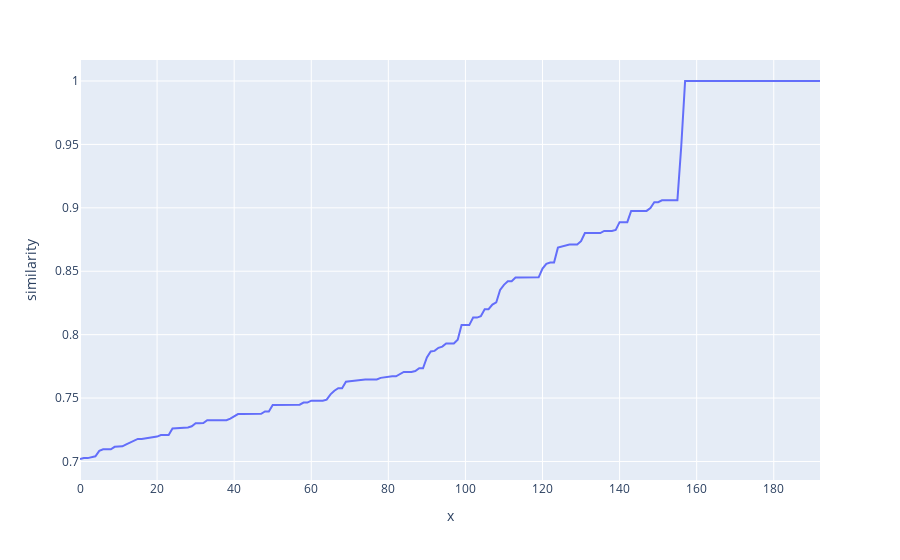

Notebook code cell kept with this figure:
### Code cell
fig = px.line(matched.sort_values("similarity"), x =matched.index, y ='similarity')
fig.show()

### Figure 1 — Plotly figure (JSON) as saved in the notebook; plotly's stock layout.template omitted (floating-point values rounded to 4 significant figures; data arrays with more than 128 entries replaced by an {"elided": "..."} marker saying what was removed)
{"data": [{"hovertemplate": "x=%{x}<br>similarity=%{y}<extra></extra>", "legendgroup": "", "line": {"color": "#636efa", "dash": "solid"}, "marker": {"symbol": "circle"}, "mode": "lines", "name": "", "orientation": "v", "showlegend": false, "type": "scatter", "x": {"elided": "193 int values"}, "xaxis": "x", "y": {"elided": "193 float values"}, "yaxis": "y"}], "layout": {"autosize": true, "legend": {"tracegroupgap": 0}, "margin": {"t": 60}, "xaxis": {"anchor": "y", "autorange": true, "domain": [0, 1], "range": [0, 192], "title": {"text": "x"}, "type": "linear"}, "yaxis": {"anchor": "x", "autorange": true, "domain": [0, 1], "range": [0.6854, 1.017], "title": {"text": "similarity"}, "type": "linear"}}}
